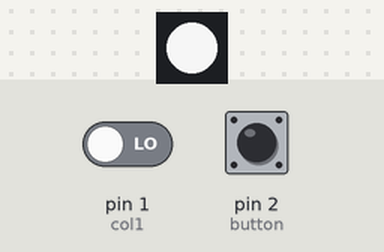
A sketch run on a simulated Arduino Uno, built with avr-gcc and run on an emulated ATmega328P. Parts: 1 RGB LEDs in strip order, left to right. The inputs (shaded band) are chosen by the test bench; at power-on: pin 2 (button) LOW, pin 1 (col1) LOW. Dim RGB values are drawn brighter than linear; random numbers use the default seed unless the sketch sets one.

Above: at 1.25 s.
1.3 s: pin 2 (button) pulled HIGH for 3.2 s
At 2.7 s:
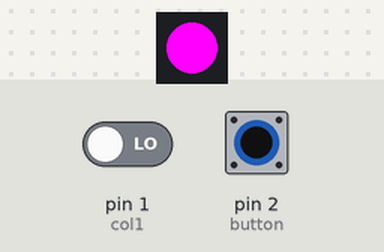
6.6 s: pin 2 (button) pulled HIGH for 0.15 s
At 7.06 s:
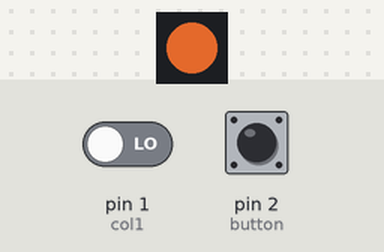
9.6 s: pin 2 (button) pulled HIGH for 1 s
At 11.05 s:
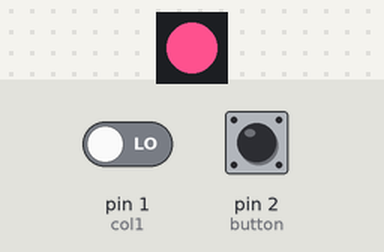
13.6 s: pin 2 (button) pulled HIGH for 1 s
At 14.75 s:
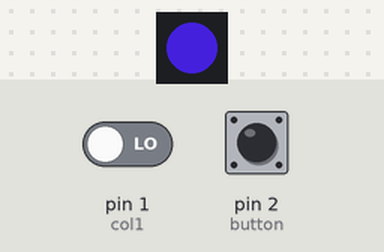
17.0 s: pin 2 (button) pulled HIGH for 0.15 s
At 18.08 s:
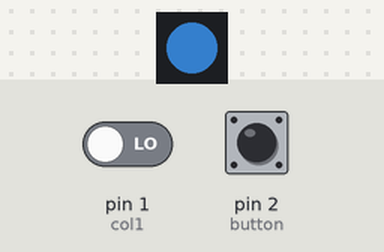
20.0 s: pin 2 (button) pulled HIGH for 0.15 s
At 24.02 s:
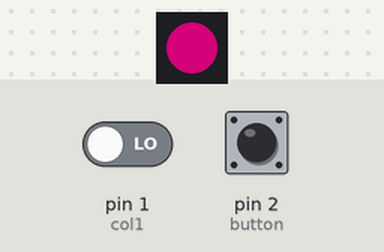
Timing chart, 0 to 24.1 s (numbered marks = the images above; inputs shaded):
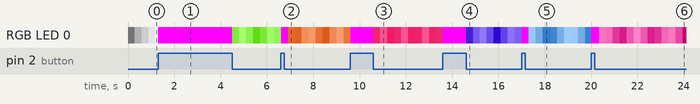

The sketch:

macropad.ino
```cpp
#include <Wire.h>
#include <Adafruit_NeoPixel.h>

//Board pin numbers and other variables
char col1 = 1;
char col2 = 1;
char col3 = 1;
char col4 = 1;
char col5 = 1;

char row1 = 1;
char row2 = 1;
char row3 = 1;
char row4 = 1;
char row5 = 1;

int roy = 0;
int gee = 0;
int bee = 0;

int fadeSpeed = 5;
int fadeInterval = 1;
char button = 2;
int key = 0;

char pixel_pin = 3;
char btm_pixel_pin = 4;
Adafruit_NeoPixel pixel = Adafruit_NeoPixel(1, pixel_pin, NEO_GRB + NEO_KHZ800);
Adafruit_NeoPixel btm_pixel = Adafruit_NeoPixel(1, btm_pixel_pin, NEO_GRB + NEO_KHZ800);

//Some premade colors UwU (in RGB)
int purple[3] = {255,0,255};
int yellow[3] = {255,255,0};
int teal[3] = {0,255,255};
int red[3] = {255,0,0};
int green[3] = {0,255,0};
int blue[3] = {0,0,255};

void setup() {
  pinMode(button, INPUT);
  pixel.begin();
  pixel.clear();
  pixel.setPixelColor(0,pixel.Color(255,0,255));
  pixel.show();
}

void loop() {
  //this is bad, ineffecient, stupid code. but hey its a keyboard scanner so i have licence to not care in the slightest
  digitalWrite(col1, HIGH);
  if(digitalRead(row1) == true) {key=1;}
  else if(digitalRead(row2) == true) {key=2;}
  else if(digitalRead(row3) == true) {key=3;}
  else if(digitalRead(row4) == true) {key=4;}
  else if(digitalRead(row5) == true) {key=5;}
  digitalWrite(col1, LOW);

  digitalWrite(col2, HIGH);
  if(digitalRead(row1) == true) {key=6;}
  else if(digitalRead(row2) == true) {key=7;}
  else if(digitalRead(row3) == true) {key=8;}
  else if(digitalRead(row4) == true) {key=9;}
  else if(digitalRead(row5) == true) {key=10;}
  digitalWrite(col2, LOW);

  digitalWrite(col3, HIGH);
  if(digitalRead(row1) == true) {key=11;}
  else if(digitalRead(row2) == true) {key=12;}
  else if(digitalRead(row3) == true) {key=13;}
  else if(digitalRead(row4) == true) {key=14;}
  else if(digitalRead(row5) == true) {key=15;}
  digitalWrite(col3, LOW);

  digitalWrite(col4, HIGH);
  if(digitalRead(row1) == true) {key=16;}
  else if(digitalRead(row2) == true) {key=17;}
  else if(digitalRead(row3) == true) {key=18;}
  else if(digitalRead(row4) == true) {key=19;}
  else if(digitalRead(row5) == true) {key=20;}
  digitalWrite(col4, LOW);

  digitalWrite(col5, HIGH);
  if(digitalRead(row1) == true) {key=21;}
  else if(digitalRead(row2) == true) {key=22;}
  else if(digitalRead(row3) == true) {key=23;}
  else if(digitalRead(row4) == true) {key=24;}
  else if(digitalRead(row5) == true) {key=25;}
  digitalWrite(col5, LOW);


  //fade in and out mech key led
  if(digitalRead(button) == true) {
    pixel.setPixelColor(0,pixel.Color(purple[0],purple[1],purple[2]));
    pixel.show();
    roy = random(0,255);
    gee = random(0,255);
    bee = random(0,255);
  } else {
    while(digitalRead(button) == false) {
      roy = roy+fadeInterval;
      gee = gee+fadeInterval;
      bee = bee+fadeInterval;
      pixel.setPixelColor(0,pixel.Color(roy,gee,bee));
      pixel.show();
      btm_pixel.setPixelColor(0,pixel.Color(roy,gee,bee));
      btm_pixel.show();
      if (roy <=0 || roy>=255) {
        fadeInterval = -fadeInterval;
      }
      if (gee <=0 || gee>=255) {
        fadeInterval = -fadeInterval;
      }
      if (bee <=0 || bee>=255) {
        fadeInterval = -fadeInterval;
      }
      delay(fadeSpeed);
    }
  }
  if(key != 0) {
    pixel.setPixelColor(key-1,pixel.Color(purple[0],purple[1],purple[2]));
  } else {
    pixel.setPixelColor(key-1,pixel.Color(255,255,255));
  }
  //reset key to avoid double exec
  key=0;
}
```
